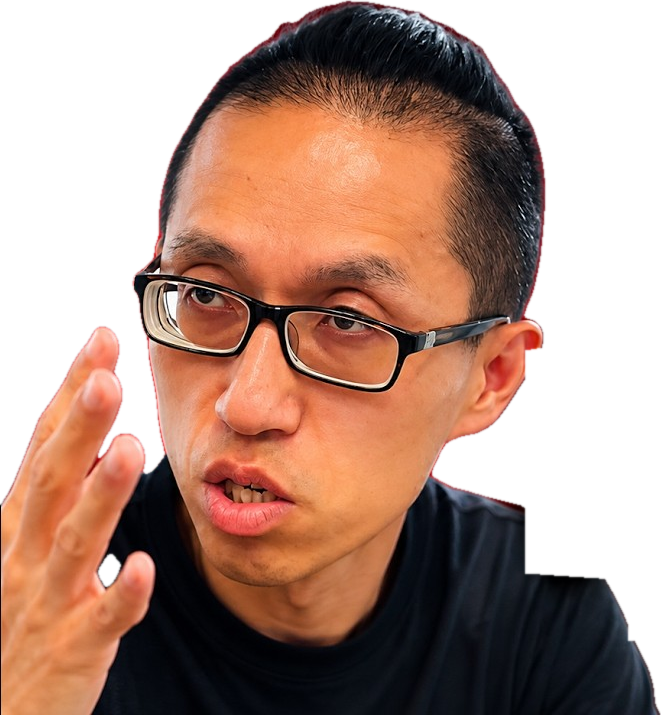
#> input picture portraits_orig/A.png, 661 x 715 px, found by its file name; its folder holds only this picture in this run
$ python find_anchors.py
#> lines starting #> are read from the running program, lines starting #| are printed output that depends on the picture; after the words box and inside, x2 and y2 are one past the last pixel; in counts of white or black regions, pixels touching at a corner belong together
"""Find where each original cutout (portraits_orig/<K>.png) sits inside the
widened portrait (portraits/<K>.png) and write portraits/anchors.json.

The page places a portrait by this box, so by default it looks exactly like
the original cutout (the cut side runs off the frame edge) and the extra
shoulder only shows when the portrait is flipped to the other side.

    python tools/find_anchors.py      # needs pillow, numpy, opencv-python
"""
import json
from pathlib import Path

import cv2
import numpy as np
from PIL import Image

ROOT = Path(__file__).resolve().parent.parent
D = 4  # search on 1/4 size, then refine at full size


def load(p):
    a = np.asarray(Image.open(p).convert("RGBA")).astype(np.float32)
    return a[..., :3].mean(2), a[..., 3] / 255


def best(new_g, old_g, old_a, scales):
    """Return (score, scale, x, y) of the best masked match of old in new."""
    out = None
    for s in scales:
        w, h = round(old_g.shape[1] * s), round(old_g.shape[0] * s)
        if w > new_g.shape[1] or h > new_g.shape[0]:
            continue
        t = cv2.resize(old_g, (w, h), interpolation=cv2.INTER_AREA)
        m = (cv2.resize(old_a, (w, h), interpolation=cv2.INTER_AREA) > 0.9).astype(np.float32)
        r = cv2.matchTemplate(new_g, t, cv2.TM_SQDIFF, mask=m) / max(m.sum(), 1)
        v, _, loc, _ = cv2.minMaxLoc(r)
        if out is None or v < out[0]:
            out = (v, s, *loc)
    return out


anchors = {}
for p in sorted((ROOT / "portraits_orig").glob("*.png")):
    k = p.stem
    ng, _ = load(ROOT / "portraits" / f"{k}.png")
    og, oa = load(p)
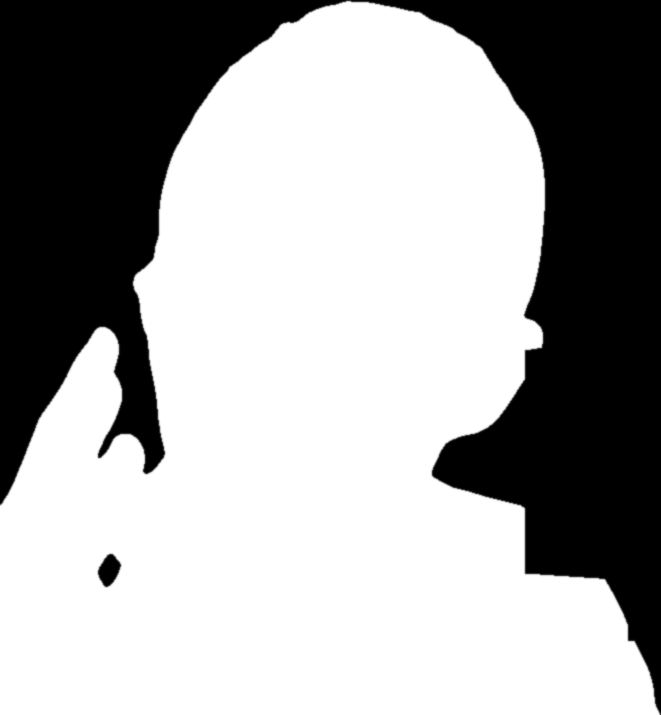
#> oa: shape (715, 661) float32; min 0, max 1, mean 0.648
    small = lambda a: cv2.resize(a, (a.shape[1] // D, a.shape[0] // D), interpolation=cv2.INTER_AREA)
    _, s, x, y = best(small(ng), small(og), small(oa), np.arange(0.85, 1.40, 0.01))
#> the loop in best, `for s in scales:` made 55 passes
#> (s, w, h, r, v, out) on pass 16: (1, 165, 178, [-0.000386], -0.000386, (-0.000386, 1, 0, 0))
#> (s, w, h, v, out) on passes 1 to 6: (0.85, 140, 151, 2556.4, (2556.4, 0.85, 10, 13)), (0.86, 142, 153, 2347.9, (2347.9, 0.86, 8, 13)), (0.87, 144, 155, 2129.9, (2129.9, 0.87, 7, 12)), (0.88, 145, 157, 1959.2, (1959.2, 0.88, 6, 11)), (0.89, 147, 158, 1807.3, (1807.3, 0.89, 6, 10)), (0.9, 148, 160, 1634.2, (1634.2, 0.9, 5, 10))
#> pass 1, in best, `m = (cv2.resize(old_a, (w, h), interpolation=cv2.INTER_AREA) > 0.9).as..`:
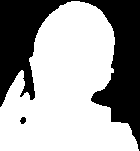
#> m: shape (151, 140) float32; values 0 (black) and 1 (white), 63.4% white; 2 black regions, box (x1, y1, x2, y2) and area: (0, 0, 140, 151) 7700, (20, 117, 26, 124) 32
#> pass 1, in best, `r = cv2.matchTemplate(new_g, t, cv2.TM_SQDIFF, mask=m) / max(m.sum(), 1)`:
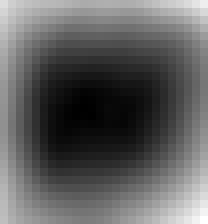
#> r: shape (28, 26) float32 (shown 8 times larger); min 2556.4, max 4754.8, mean 3384.4; drawn with min black and max white
#> pass 2, in best, `t = cv2.resize(old_g, (w, h), interpolation=cv2.INTER_AREA)`:
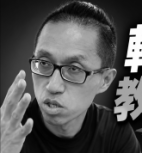
#> t: shape (153, 142) float32; min 0.00279, max 254.5, mean 84.1
#> after the loop in best, `for s in scales:`:
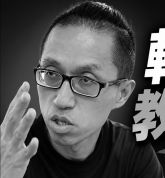
#> new_g: shape (178, 165) float32; min 0, max 254.9, mean 84.1
#> s = 1; x = 0; y = 0
    # refine at full size around the coarse hit
    x0, y0 = max(x * D - 12, 0), max(y * D - 12, 0)
#> x0 = 0; y0 = 0
    w1, h1 = round(og.shape[1] * (s + 0.015)), round(og.shape[0] * (s + 0.015))
#> w1 = 671; h1 = 726
    win = ng[y0:y0 + h1 + 24, x0:x0 + w1 + 24]
    v, s, x, y = best(win, og, oa, np.arange(s - 0.012, s + 0.0121, 0.002))
#> the loop in best (call 2), `for s in scales:` made 13 passes
#> (s, w, h, r, v, out) on passes 6 to 7: (0.998, 660, 714, [[63.39, 91.27], [103, 110.1]], 63.39, (63.39, 0.998, 0, 0)), (1, 661, 715, [-0.00126], -0.00126, (-0.00126, 1, 0, 0))
#> (s, w, h, v, out) on passes 1 to 5: (0.988, 653, 706, 304.3, (304.3, 0.988, 3, 4)), (0.99, 654, 708, 264, (264, 0.99, 3, 3)), (0.992, 656, 709, 214.9, (214.9, 0.992, 2, 3)), (0.994, 657, 711, 163.9, (163.9, 0.994, 2, 2)), (0.996, 658, 712, 119.7, (119.7, 0.996, 1, 1))
#> pass 1, in best (call 2), `m = (cv2.resize(old_a, (w, h), interpolation=cv2.INTER_AREA) > 0.9).as..`:
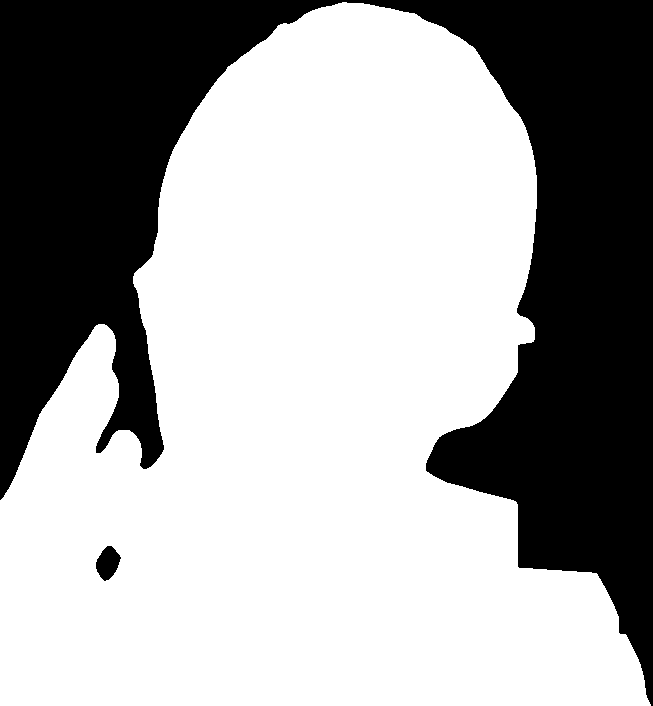
#> m: shape (706, 653) float32; values 0 (black) and 1 (white), 64.2% white; 2 black regions, box (x1, y1, x2, y2) and area: (0, 0, 653, 706) 164302, (96, 546, 121, 581) 576
#> pass 2, in best (call 2), `m = (cv2.resize(old_a, (w, h), interpolation=cv2.INTER_AREA) > 0.9).as..`:
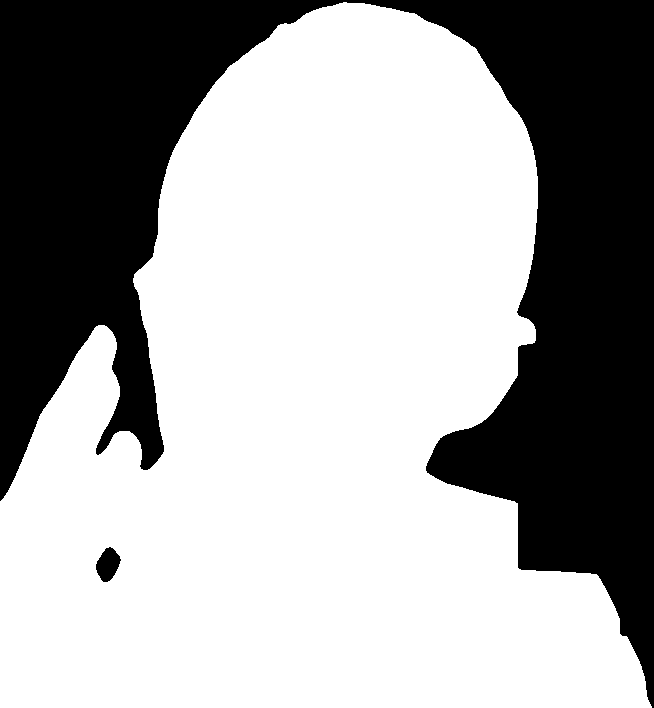
#> m: shape (708, 654) float32; values 0 (black) and 1 (white), 64.2% white; 2 black regions, box (x1, y1, x2, y2) and area: (0, 0, 654, 708) 165035, (96, 547, 121, 582) 577
#> v = -0.00126
    w, h = round(og.shape[1] * s), round(og.shape[0] * s)
#> w = 661; h = 715
    anchors[k] = dict(x=x0 + x, y=y0 + y, w=w, h=h)
    print(k, anchors[k], f"scale={s:.3f} err={np.sqrt(v):.1f}", "new size", ng.shape[::-1])
#| A {'x': 0, 'y': 0, 'w': 661, 'h': 715} scale=1.000 err=nan new size (661, 715)

out = ROOT / "portraits" / "anchors.json"
out.write_text(json.dumps(anchors, indent=1), encoding="utf-8")
print(out)

$ run again, on portraits_orig/F.png
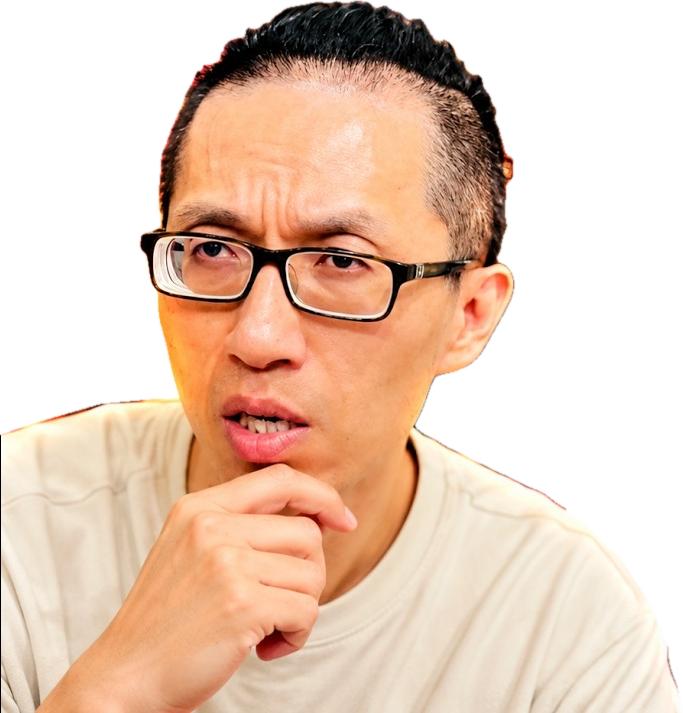
#> input picture portraits_orig/F.png, 683 x 713 px, found by its file name
#> the loop in best, `for s in scales:` made 55 passes
#> (s, w, h, r, v, out) on pass 16: (1, 170, 178, [0.00104], 0.00104, (0.00104, 1, 0, 0))
#> after the loop in best, `for s in scales:`:
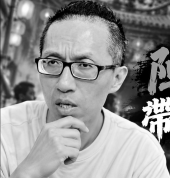
#> new_g: shape (178, 170) float32; min 0, max 255, mean 147.8
#> `_, s, x, y = best(small(ng), small(og), small(oa), np.arange(0.85, 1.4..`: s = 1; x = 0
#> w1 = 693; h1 = 724
#> the loop in best (call 2), `for s in scales:` made 13 passes
#> (s, w, h, r, v, out) on passes 6 to 7: (0.998, 682, 712, [[46.86, 101.5], [85.66, 129]], 46.86, (46.86, 0.998, 0, 0)), (1, 683, 713, [0.000278], 0.000278, (0.000278, 1, 0, 0))
#> pass 2, in best (call 2), `m = (cv2.resize(old_a, (w, h), interpolation=cv2.INTER_AREA) > 0.9).as..`:
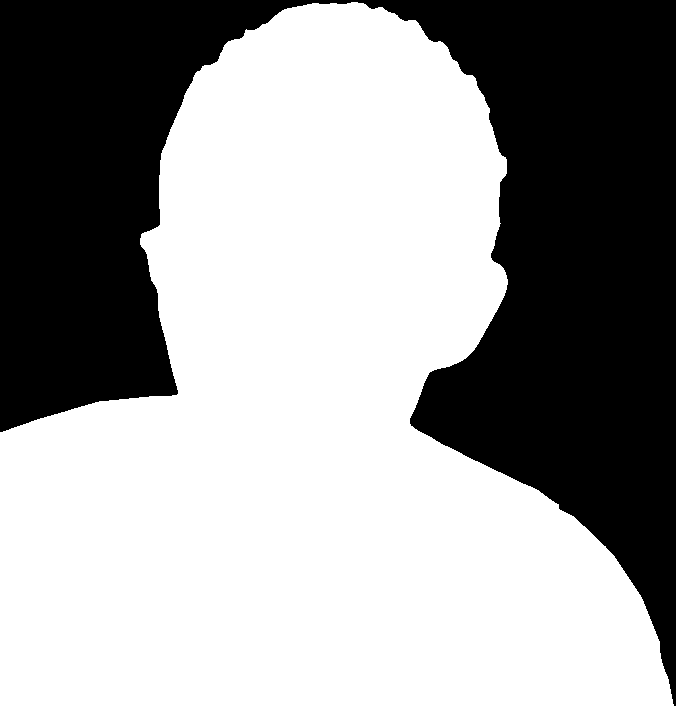
#> m: shape (706, 676) float32; values 0 (black) and 1 (white), 61.5% white; 1 black region, box (x1, y1, x2, y2) and area: (0, 0, 676, 706) 183615
#> `v, s, x, y = best(win, og, oa, np.arange(s - 0.012, s + 0.0121, 0.002))`: v = 0.000278
#> `w, h = round(og.shape[1] * s), round(og.shape[0] * s)`: w = 683; h = 713
#| F {'x': 0, 'y': 0, 'w': 683, 'h': 713} scale=1.000 err=0.0 new size (683, 713)

$ run again, on portraits_orig/G.png
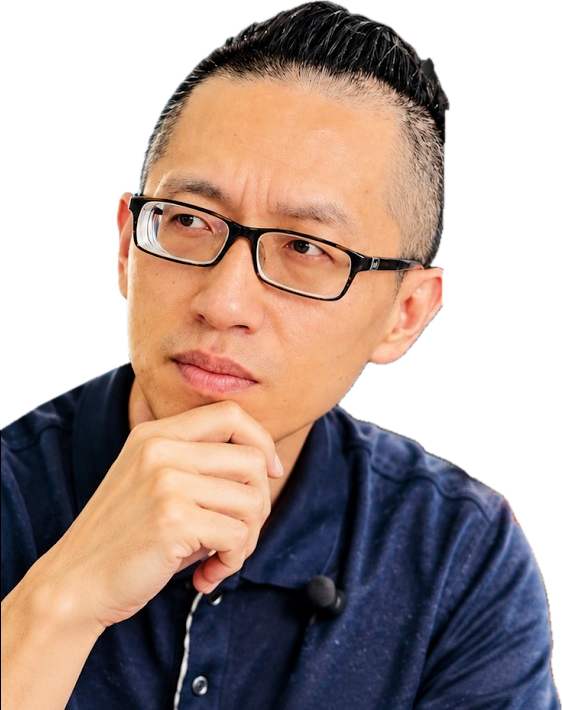
#> input picture portraits_orig/G.png, 562 x 710 px, found by its file name
#> the loop in best, `for s in scales:` made 55 passes
#> (s, w, h, r, v, out) on passes 15 to 16: (0.99, 139, 175, [[460, 312.3], [213.7, 175.4], [347.2, 464.5]], 175.4, (175.4, 0.99, 1, 1)), (1, 140, 177, [0.000194], 0.000194, (0.000194, 1, 0, 0))
#> after the loop in best, `for s in scales:`:
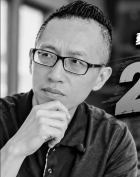
#> new_g: shape (177, 140) float32; min 0, max 254, mean 111.2
#> `_, s, x, y = best(small(ng), small(og), small(oa), np.arange(0.85, 1.4..`: s = 1; x = 0
#> w1 = 570; h1 = 721
#> the loop in best (call 2), `for s in scales:` made 13 passes
#> (s, w, h, r, v, out) on passes 6 to 7: (0.998, 561, 709, [[75.95, 73.83], [94.83, 128]], 73.83, (73.83, 0.998, 1, 0)), (1, 562, 710, [0.000118], 0.000118, (0.000118, 1, 0, 0))
#> pass 2, in best (call 2), `m = (cv2.resize(old_a, (w, h), interpolation=cv2.INTER_AREA) > 0.9).as..`:
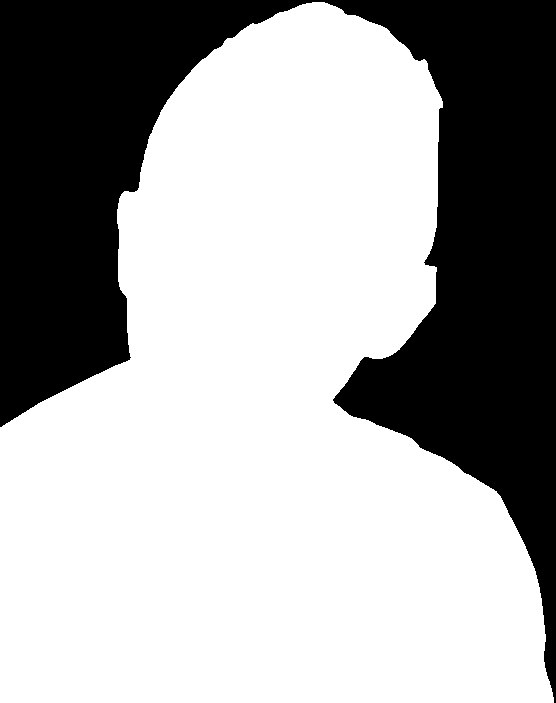
#> m: shape (703, 556) float32; values 0 (black) and 1 (white), 65.7% white; 1 black region, box (x1, y1, x2, y2) and area: (0, 0, 556, 703) 134097
#> `v, s, x, y = best(win, og, oa, np.arange(s - 0.012, s + 0.0121, 0.002))`: v = 0.000118
#> `w, h = round(og.shape[1] * s), round(og.shape[0] * s)`: w = 562; h = 710
#| G {'x': 0, 'y': 0, 'w': 562, 'h': 710} scale=1.000 err=0.0 new size (562, 710)

$ run again, on portraits_orig/H.png
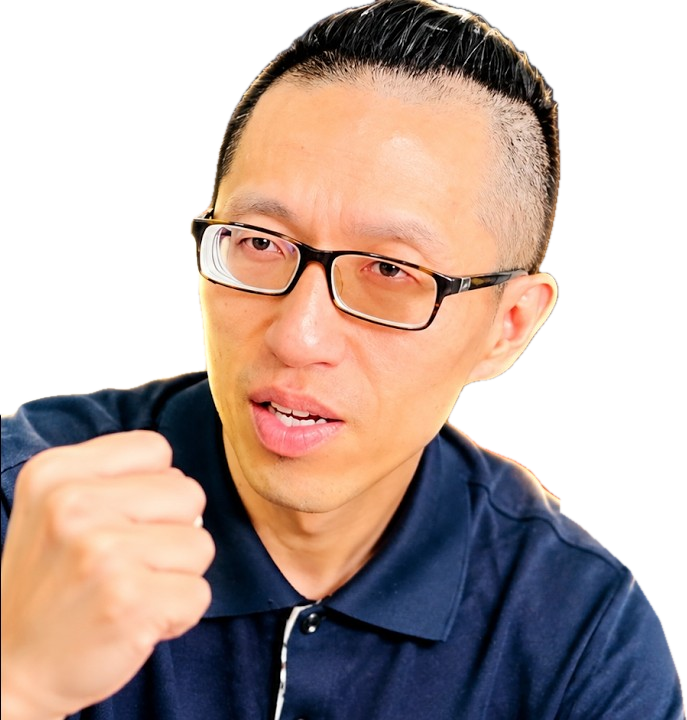
#> input picture portraits_orig/H.png, 687 x 720 px, found by its file name
#> the loop in best, `for s in scales:` made 55 passes
#> (s, w, h, r, v, out) on pass 16: (1, 171, 180, [0.000486], 0.000486, (0.000486, 1, 0, 0))
#> `_, s, x, y = best(small(ng), small(og), small(oa), np.arange(0.85, 1.4..`: s = 1; x = 0
#> w1 = 697; h1 = 731
#> the loop in best (call 2), `for s in scales:` made 13 passes
#> (s, w, h, r, v, out) on passes 6 to 7: (0.998, 686, 719, [[78.83, 83.34], [103.4, 125.9]], 78.83, (78.83, 0.998, 0, 0)), (1, 687, 720, [0.000672], 0.000672, (0.000672, 1, 0, 0))
#> pass 2, in best (call 2), `m = (cv2.resize(old_a, (w, h), interpolation=cv2.INTER_AREA) > 0.9).as..`:
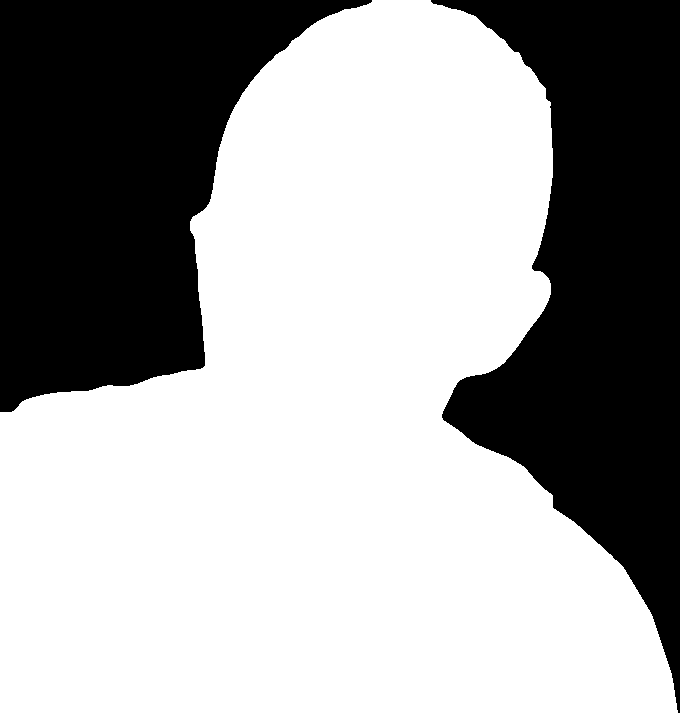
#> m: shape (713, 680) float32; values 0 (black) and 1 (white), 63.4% white; 2 black regions, box (x1, y1, x2, y2) and area: (431, 0, 680, 713) 89297, (0, 0, 372, 412) 88377
#> `v, s, x, y = best(win, og, oa, np.arange(s - 0.012, s + 0.0121, 0.002))`: v = 0.000672
#> `w, h = round(og.shape[1] * s), round(og.shape[0] * s)`: w = 687; h = 720
#| H {'x': 0, 'y': 0, 'w': 687, 'h': 720} scale=1.000 err=0.0 new size (687, 720)
